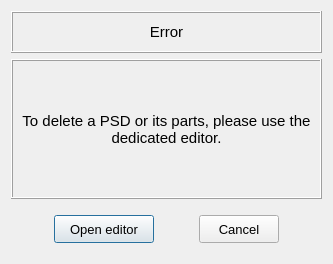
<?xml version="1.0" encoding="UTF-8"?>
<ui version="4.0">
 <class>Dialog</class>
 <widget class="QDialog" name="Dialog">
  <property name="geometry">
   <rect>
    <x>0</x>
    <y>0</y>
    <width>333</width>
    <height>264</height>
   </rect>
  </property>
  <property name="windowTitle">
   <string>Dialog</string>
  </property>
  <layout class="QGridLayout" name="gridLayout_3">
   <item row="0" column="0">
    <widget class="QFrame" name="frame_title">
     <property name="minimumSize">
      <size>
       <width>0</width>
       <height>42</height>
      </size>
     </property>
     <property name="maximumSize">
      <size>
       <width>650</width>
       <height>42</height>
      </size>
     </property>
     <property name="frameShape">
      <enum>QFrame::Box</enum>
     </property>
     <property name="frameShadow">
      <enum>QFrame::Raised</enum>
     </property>
     <layout class="QGridLayout" name="gridLayout">
      <property name="leftMargin">
       <number>0</number>
      </property>
      <property name="topMargin">
       <number>0</number>
      </property>
      <property name="rightMargin">
       <number>0</number>
      </property>
      <property name="bottomMargin">
       <number>0</number>
      </property>
      <property name="spacing">
       <number>2</number>
      </property>
      <item row="0" column="0">
       <widget class="QLabel" name="label_title">
        <property name="minimumSize">
         <size>
          <width>0</width>
          <height>0</height>
         </size>
        </property>
        <property name="maximumSize">
         <size>
          <width>620</width>
          <height>36</height>
         </size>
        </property>
        <property name="font">
         <font>
          <family>MS Shell Dlg 2</family>
          <pointsize>11</pointsize>
          <weight>50</weight>
          <italic>false</italic>
          <bold>false</bold>
         </font>
        </property>
        <property name="styleSheet">
         <string notr="true"/>
        </property>
        <property name="frameShape">
         <enum>QFrame::NoFrame</enum>
        </property>
        <property name="frameShadow">
         <enum>QFrame::Raised</enum>
        </property>
        <property name="text">
         <string>Error</string>
        </property>
        <property name="textFormat">
         <enum>Qt::AutoText</enum>
        </property>
        <property name="alignment">
         <set>Qt::AlignCenter</set>
        </property>
        <property name="margin">
         <number>6</number>
        </property>
       </widget>
      </item>
     </layout>
    </widget>
   </item>
   <item row="1" column="0">
    <widget class="QFrame" name="frame_message">
     <property name="font">
      <font>
       <pointsize>10</pointsize>
      </font>
     </property>
     <property name="frameShape">
      <enum>QFrame::Box</enum>
     </property>
     <property name="frameShadow">
      <enum>QFrame::Raised</enum>
     </property>
     <layout class="QGridLayout" name="gridLayout_4">
      <property name="leftMargin">
       <number>2</number>
      </property>
      <property name="topMargin">
       <number>2</number>
      </property>
      <property name="rightMargin">
       <number>2</number>
      </property>
      <property name="bottomMargin">
       <number>2</number>
      </property>
      <property name="spacing">
       <number>0</number>
      </property>
      <item row="0" column="0">
       <widget class="QScrollArea" name="scrollArea">
        <property name="frameShape">
         <enum>QFrame::NoFrame</enum>
        </property>
        <property name="widgetResizable">
         <bool>true</bool>
        </property>
        <widget class="QWidget" name="scrollAreaWidgetContents">
         <property name="geometry">
          <rect>
           <x>0</x>
           <y>0</y>
           <width>307</width>
           <height>136</height>
          </rect>
         </property>
         <layout class="QGridLayout" name="gridLayout_5">
          <property name="leftMargin">
           <number>4</number>
          </property>
          <property name="topMargin">
           <number>4</number>
          </property>
          <property name="rightMargin">
           <number>4</number>
          </property>
          <property name="bottomMargin">
           <number>4</number>
          </property>
          <item row="0" column="0">
           <widget class="QLabel" name="label_message">
            <property name="minimumSize">
             <size>
              <width>0</width>
              <height>0</height>
             </size>
            </property>
            <property name="maximumSize">
             <size>
              <width>650</width>
              <height>1200</height>
             </size>
            </property>
            <property name="font">
             <font>
              <pointsize>11</pointsize>
             </font>
            </property>
            <property name="frameShape">
             <enum>QFrame::NoFrame</enum>
            </property>
            <property name="frameShadow">
             <enum>QFrame::Raised</enum>
            </property>
            <property name="text">
             <string>To delete a PSD or its parts, please use the dedicated editor.</string>
            </property>
            <property name="textFormat">
             <enum>Qt::AutoText</enum>
            </property>
            <property name="alignment">
             <set>Qt::AlignCenter</set>
            </property>
            <property name="wordWrap">
             <bool>true</bool>
            </property>
            <property name="margin">
             <number>2</number>
            </property>
            <property name="indent">
             <number>-1</number>
            </property>
           </widget>
          </item>
         </layout>
        </widget>
       </widget>
      </item>
     </layout>
    </widget>
   </item>
   <item row="2" column="0">
    <widget class="QFrame" name="frame_button">
     <property name="minimumSize">
      <size>
       <width>0</width>
       <height>48</height>
      </size>
     </property>
     <property name="maximumSize">
      <size>
       <width>650</width>
       <height>48</height>
      </size>
     </property>
     <property name="frameShape">
      <enum>QFrame::NoFrame</enum>
     </property>
     <property name="frameShadow">
      <enum>QFrame::Raised</enum>
     </property>
     <layout class="QGridLayout" name="gridLayout_2">
      <property name="leftMargin">
       <number>0</number>
      </property>
      <property name="topMargin">
       <number>0</number>
      </property>
      <property name="rightMargin">
       <number>0</number>
      </property>
      <property name="bottomMargin">
       <number>0</number>
      </property>
      <property name="spacing">
       <number>2</number>
      </property>
      <item row="2" column="1">
       <widget class="QPushButton" name="pushButton_cancel">
        <property name="minimumSize">
         <size>
          <width>80</width>
          <height>28</height>
         </size>
        </property>
        <property name="maximumSize">
         <size>
          <width>80</width>
          <height>28</height>
         </size>
        </property>
        <property name="sizeIncrement">
         <size>
          <width>0</width>
          <height>0</height>
         </size>
        </property>
        <property name="font">
         <font>
          <family>MS Shell Dlg 2</family>
          <pointsize>10</pointsize>
          <weight>50</weight>
          <italic>false</italic>
          <bold>false</bold>
         </font>
        </property>
        <property name="styleSheet">
         <string notr="true"/>
        </property>
        <property name="text">
         <string>Cancel</string>
        </property>
        <property name="default">
         <bool>false</bool>
        </property>
        <property name="flat">
         <bool>false</bool>
        </property>
       </widget>
      </item>
      <item row="2" column="0">
       <widget class="QPushButton" name="pushButton_open_editor">
        <property name="sizePolicy">
         <sizepolicy hsizetype="Maximum" vsizetype="Fixed">
          <horstretch>0</horstretch>
          <verstretch>0</verstretch>
         </sizepolicy>
        </property>
        <property name="minimumSize">
         <size>
          <width>80</width>
          <height>28</height>
         </size>
        </property>
        <property name="maximumSize">
         <size>
          <width>100</width>
          <height>28</height>
         </size>
        </property>
        <property name="font">
         <font>
          <pointsize>10</pointsize>
         </font>
        </property>
        <property name="text">
         <string>Open editor</string>
        </property>
        <property name="default">
         <bool>true</bool>
        </property>
       </widget>
      </item>
     </layout>
    </widget>
   </item>
  </layout>
 </widget>
 <resources/>
 <connections/>
</ui>
